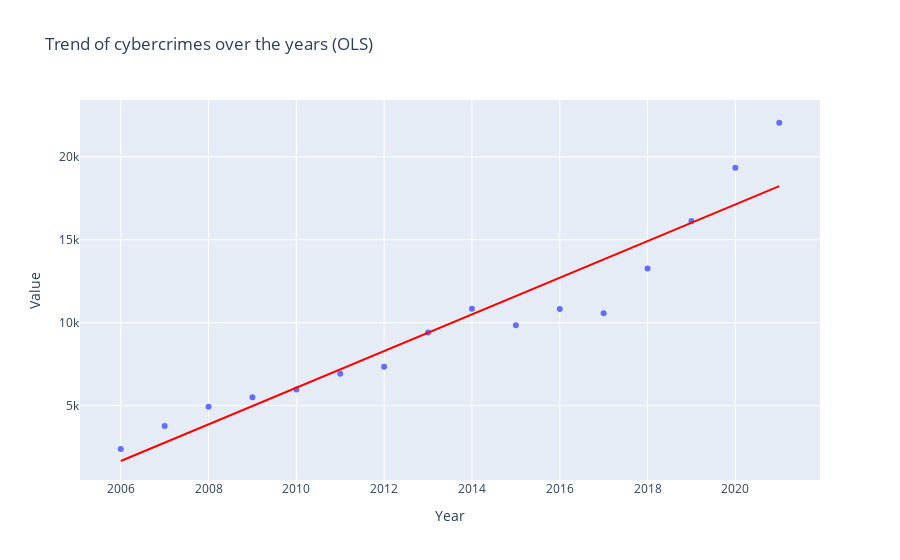
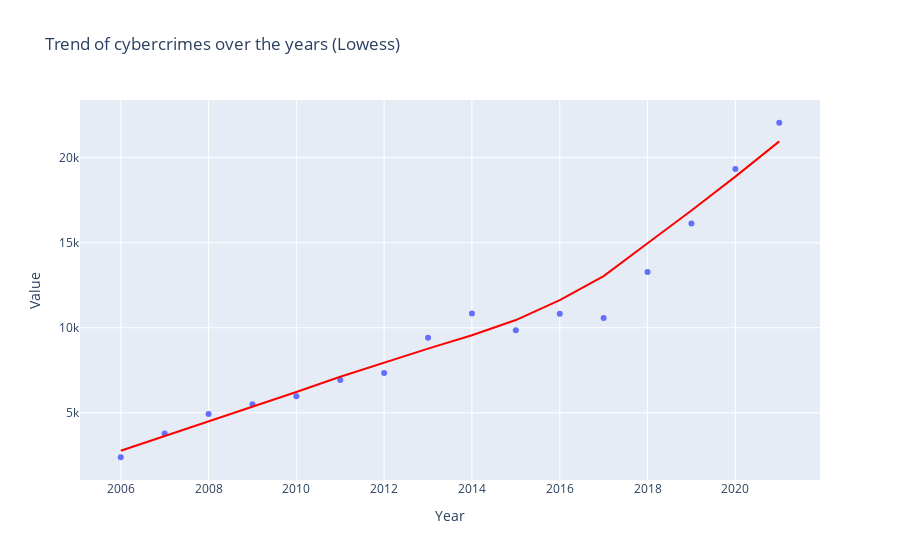

Write notebook code for charts like these, in order.
### Markdown cell above
### A focus on the cybercrimes rate

### Code cell
cyber_crime_df = df.loc[df['Crime'] == 'delitti informatici']
cyber_crime_df_groupby = cyber_crime_df.groupby('Year').sum(numeric_only=True)['Value'].reset_index()

fig = px.scatter(data_frame= cyber_crime_df_groupby,
              x = 'Year',
              y = 'Value',
              trendline='ols',
              trendline_color_override= 'red',
              title= 'Trend of cybercrimes over the years (OLS)')
fig.show()


fig = px.scatter(data_frame= cyber_crime_df_groupby,
              x = 'Year',
              y = 'Value',
              trendline='lowess',
              trendline_color_override= 'red',
              title= 'Trend of cybercrimes over the years (Lowess)')
fig.show()

### Figure 1 — Plotly figure (JSON) as saved in the notebook; plotly's stock layout.template omitted (floating-point values rounded to 4 significant figures)
{"data": [{"hovertemplate": "Year=%{x}<br>Value=%{y}<extra></extra>", "legendgroup": "", "marker": {"color": "#636efa", "symbol": "circle"}, "mode": "markers", "name": "", "orientation": "v", "showlegend": false, "type": "scatter", "x": [2006, 2007, 2008, 2009, 2010, 2011, 2012, 2013, 2014, 2015, 2016, 2017, 2018, 2019, 2020, 2021], "xaxis": "x", "y": [2388, 3777, 4937, 5506, 5969, 6928, 7338, 9407, 10839, 9851, 10822, 10572, 13273, 16136, 19336, 22053], "yaxis": "y"}, {"hovertemplate": "<b>OLS trendline</b><br>Value = 1104.41 * Year + -2.21378e+06<br>R<sup>2</sup>=0.905260<br><br>Year=%{x}<br>Value=%{y} <b>(trend)</b><extra></extra>", "legendgroup": "", "line": {"color": "red"}, "marker": {"color": "#636efa", "symbol": "circle"}, "mode": "lines", "name": "", "showlegend": false, "type": "scatter", "x": [2006, 2007, 2008, 2009, 2010, 2011, 2012, 2013, 2014, 2015, 2016, 2017, 2018, 2019, 2020, 2021], "xaxis": "x", "y": [1663.0, 2767.0, 3872.0, 4976.0, 6080.0, 7185.0, 8289.0, 9394.0, 10500.0, 11600.0, 12710.0, 13810.0, 14920.0, 16020.0, 17120.0, 18230.0], "yaxis": "y"}], "layout": {"legend": {"tracegroupgap": 0}, "title": {"text": "Trend of cybercrimes over the years (OLS)"}, "xaxis": {"anchor": "y", "domain": [0, 1], "title": {"text": "Year"}}, "yaxis": {"anchor": "x", "domain": [0, 1], "title": {"text": "Value"}}}}

### Figure 2 — Plotly figure (JSON) as saved in the notebook; plotly's stock layout.template omitted (floating-point values rounded to 4 significant figures)
{"data": [{"hovertemplate": "Year=%{x}<br>Value=%{y}<extra></extra>", "legendgroup": "", "marker": {"color": "#636efa", "symbol": "circle"}, "mode": "markers", "name": "", "orientation": "v", "showlegend": false, "type": "scatter", "x": [2006, 2007, 2008, 2009, 2010, 2011, 2012, 2013, 2014, 2015, 2016, 2017, 2018, 2019, 2020, 2021], "xaxis": "x", "y": [2388, 3777, 4937, 5506, 5969, 6928, 7338, 9407, 10839, 9851, 10822, 10572, 13273, 16136, 19336, 22053], "yaxis": "y"}, {"hovertemplate": "<b>LOWESS trendline</b><br><br>Year=%{x}<br>Value=%{y} <b>(trend)</b><extra></extra>", "legendgroup": "", "line": {"color": "red"}, "marker": {"color": "#636efa", "symbol": "circle"}, "mode": "lines", "name": "", "showlegend": false, "type": "scatter", "x": [2006, 2007, 2008, 2009, 2010, 2011, 2012, 2013, 2014, 2015, 2016, 2017, 2018, 2019, 2020, 2021], "xaxis": "x", "y": [2774.0, 3632.0, 4489.0, 5353.0, 6224.0, 7124.0, 7971.0, 8772.0, 9563.0, 10450.0, 11620.0, 13040.0, 14960.0, 16900.0, 18890.0, 20960.0], "yaxis": "y"}], "layout": {"legend": {"tracegroupgap": 0}, "title": {"text": "Trend of cybercrimes over the years (Lowess)"}, "xaxis": {"anchor": "y", "domain": [0, 1], "title": {"text": "Year"}}, "yaxis": {"anchor": "x", "domain": [0, 1], "title": {"text": "Value"}}}}
